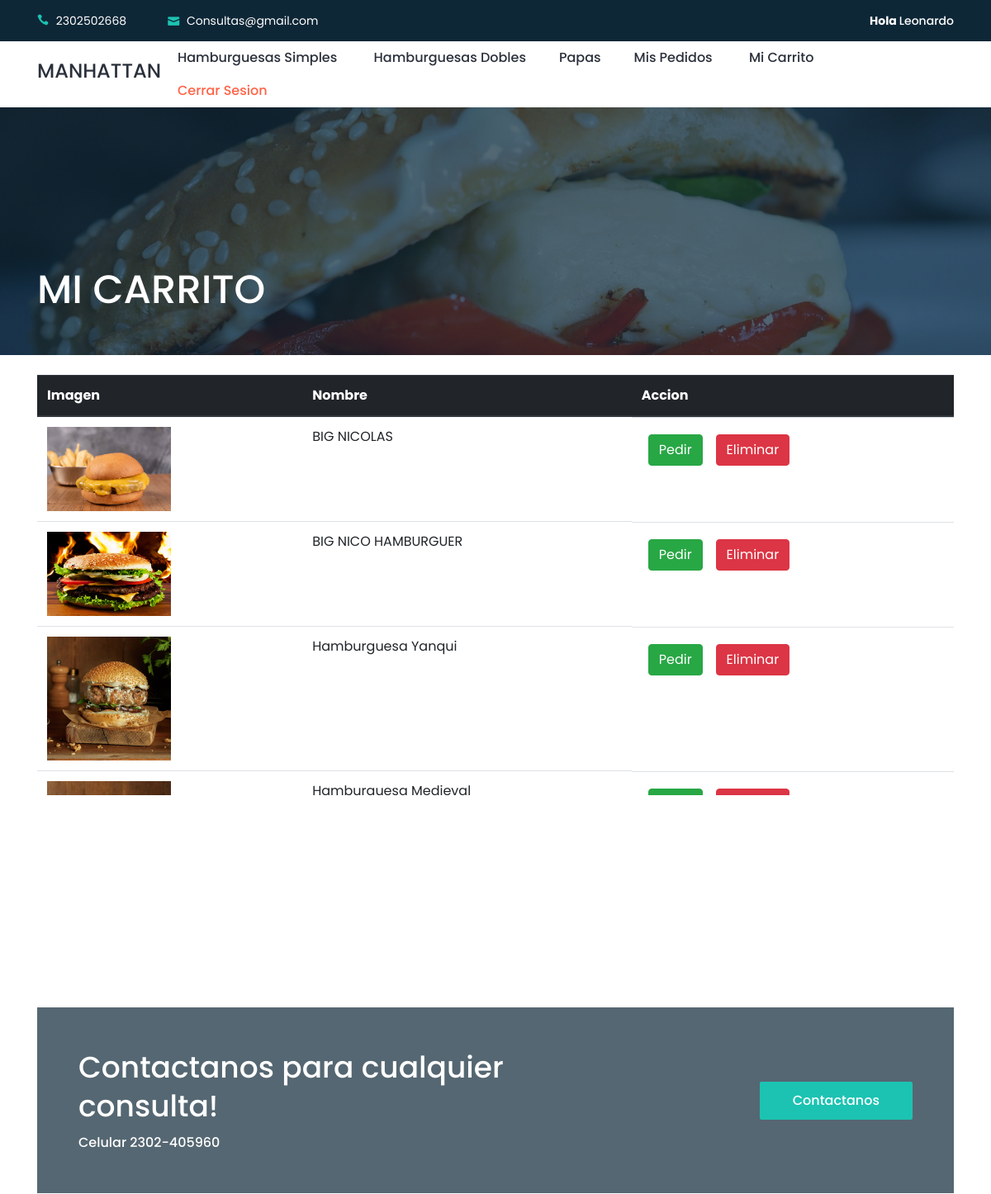
The app's page /carrito/ (signed in, upper part), older data.
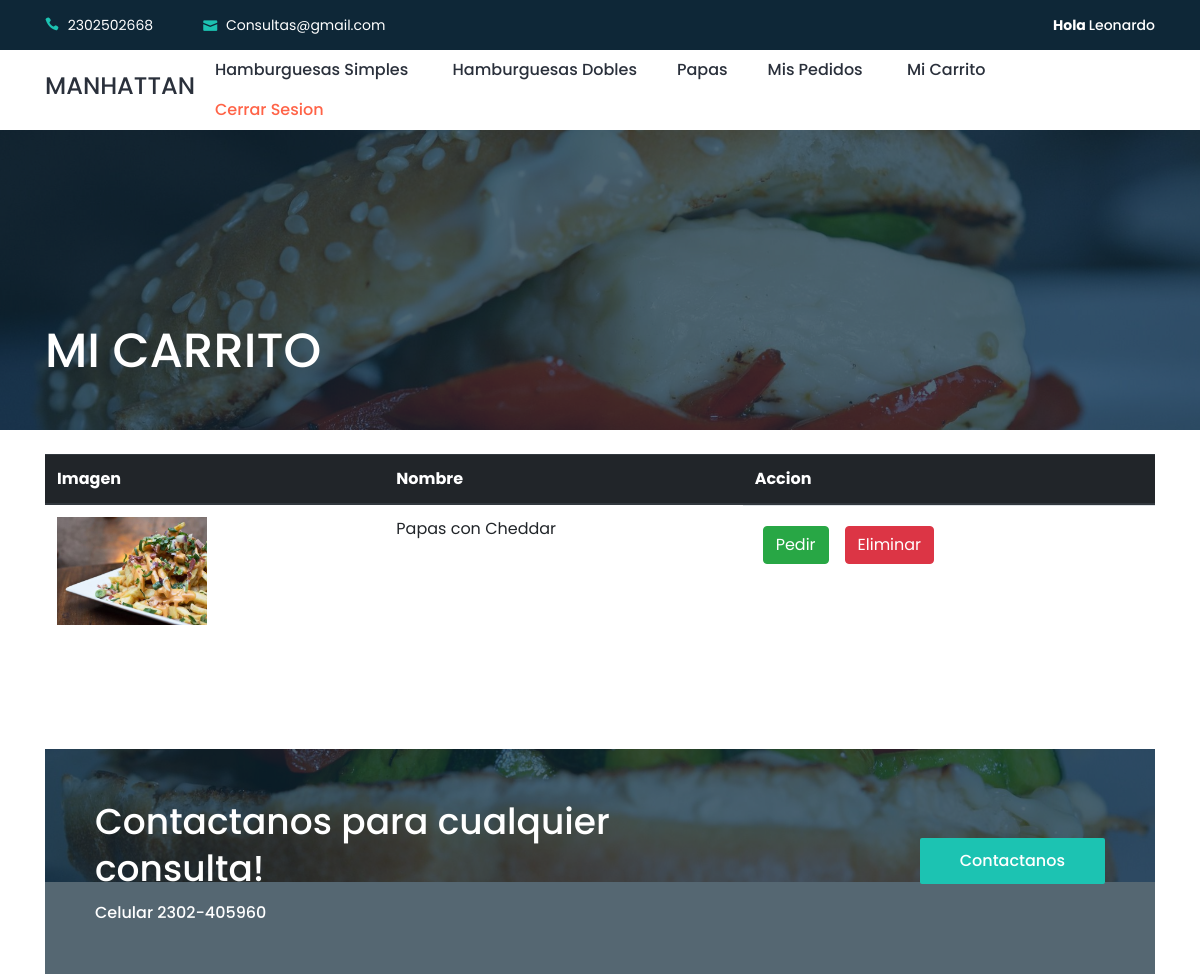
The same page, newer data.
### app_hamburguesa/models.py (models this page shows, shortened)
class carrito(models.Model):
    productoC=models.ForeignKey(producto, on_delete=models.CASCADE,blank=True, null=True)
    clienteC=models.ForeignKey(cliente, on_delete=models.CASCADE,blank=True, null=True)

class producto(models.Model):
    nombre = models.CharField(max_length=100,blank=True, null=True)
    descripcion= models.CharField(max_length=200,blank=True, null=True)
    precio = models.FloatField(blank=True, null=True)
    stock = models.IntegerField(blank=True, null=True)
    tipo = models.CharField(max_length=50,blank=True, null=True)
    aderezo=models.ManyToManyField(aderezo,blank=True,null=True)
    imagen = models.ImageField( #es un archivo multimedia, solo guarda la ruta
    upload_to='productos',#donde lo voy a subir,
    blank=True,
    null=True #https://docs.djangoproject.com/en/2.2/ref/models/fields/#null
    )

### app_hamburguesa/views.py (the view)
# urls.py: url(r'^carrito/', carritos , name="carrito"),
def carritos(request):
	cli=cliente.objects.get(email=request.user.email)
	c=carrito.objects.filter(clienteC=cli)
	return render(request,"carrito.html",{"carrito":c})

### app_hamburguesa/templates/carrito.html (shortened to what this page needs)
{% extends "index.html" %}
{% load  staticfiles %}
    {% block head %}
    <div class="breadcrumb-area bg-img bg-overlay jarallax" style="background-image: url({% static 'img/bg-img/h5.jpg'%});">
        <div class="container h-100">
            <div class="row h-100 align-items-end">
                <div class="col-12">
                    <div class="breadcrumb-content d-flex align-items-center justify-content-between pb-5">
                        <h2 class="room-title">MI CARRITO</h2>
                    </div>
                </div>
            </div>
        </div>
    </div>
    {% endblock %}
    {% block contenedor %}
    <div class="roberto-rooms-area">
        <div class="container">
            <div class="row">
                {% if carrito %}
                  <div class="table-responsive">
                        <table class="table">
                                <thead class="thead-dark">
                                    <tr>
                                      <th>Imagen</th>
                                      <th>Nombre</th>
                                      <th>Accion</th>
                                    </tr>
                                  </thead>
                                <tbody>
                {% for p in carrito %}
                         <tr id="{{p.pk}}">
                             <td>   <div class="post-thumb">
                                        <img src="{{p.productoC.imagen.url}}"  alt="" width="150" height="150" >
                                    </div>
                                </td>
                                <td>{{p.productoC.nombre}}<br>
                                </td>
                                <td class="d-flex">
                                    <div class="p-2"><a href="#" id="{{p.productoC.pk}}" onclick="generarPedido(this.id)" class="btn btn-success">Pedir</a></div>
                                    <div class="p-2"><a href="#" id="{{p.productoC.pk}}" onclick="eliminardelcarrito(this.id)" class="btn btn-danger">Eliminar</a></div>
                                </td>
                         </tr>
                {%endfor%}
                            </tbody>
                        </table>
            </div>
            {%else%}
            <h3 class="center-text" style="margin-top:3%;">No hay elementos en el carrito</h3>
            {%endif%}
        </div>
    </div>
</div>
      {%endblock%}

### app_hamburguesa/templates/index.html (shortened to what this page needs)
{% load  staticfiles %}
<!DOCTYPE html>
<html lang="en">
<head>
     <link rel="stylesheet" href="{% static 'Lobibox.min.css'%}"/>
    <link rel="stylesheet" href="{% static 'style.css' %}">
</head>
<body>
    <header class="header-area">
        <div class="search-form d-flex align-items-center">
            <div class="container">
                <form action="index.html" method="get">
                    <button type="submit"></button>
                </form>
            </div>
        </div>
        <div class="top-header-area">
            <div class="container">
                <div class="row">
                    <div class="col-6">
                        <div class="top-header-content">
                            <a href="https://wa.me/5492302502668"><i class="icon_phone"></i> <span>2302502668</span></a>
                            <a href="#"><i class="icon_mail"></i> <span>Consultas@gmail.com</span></a>
                        </div>
                    </div>
                    <div class="col-6">
                        <div class="top-header-content">
                            <div class="top-social-area ml-auto">
                                {% if request.user.is_authenticated %}
                                <a href="#"><strong>Hola  </strong>{{request.user.first_name}}</a>
                                {%endif%}
                            </div>
                        </div>
                    </div>
                </div>
            </div>
        </div>
        <div class="main-header-area">
            <div class="classy-nav-container breakpoint-off">
                <div class="container">
                    <nav class="classy-navbar justify-content-between" id="robertoNav">
                        <a href="{% url "principal" %}"><h4>MANHATTAN</h4></a>
                        <div class="classy-menu">
                            <div class="classynav">
                                <ul id="nav">
                                    <li class="active"><a href="{% url "simple" %}">Hamburguesas Simples</a></li>
                                     <li><a href="{% url "doble" %}">Hamburguesas Dobles</a>
                                    <li><a href="{% url "papas" %}">Papas</a>
                                    {% if not request.user.is_authenticated %}
                                    <li><a href="#" data-toggle="modal"  data-target="#modal1">Registrarse | Iniciar Sesion</a>
                                    {%else%}
                                    <li><a href="{% url "pedidos" %}">Mis pedidos</a></li>
                                    <li><a href="{% url "carrito" %}">Mi Carrito</a></li>
                                    <li><a href="{% url "cerrarsesion" %}" style="color:tomato">Cerrar Sesion</a>
                                     {%endif%}
                                </ul>
                            </div>
                        </div>
                    </nav>
                </div>
            </div>
        </div>
    </header>
    {% block head %}{%endblock%}
<br>
  <section class="roberto-service-area ">
        <div class="container">
             {%block contenedor %}{% endblock %}
        </div>
    </section>
                     <br>
    <br><br>
    <br>
    <section class="roberto-cta-area">
        <div class="container">
            <div class="cta-content bg-img bg-overlay jarallax" style="background-image: url({% static 'img/bg-img/h5.jpg' %});">
                <div class="row align-items-center">
                    <div class="col-12 col-md-7">
                        <div class="cta-text mb-50">
                            <h2>Contactanos para cualquier consulta!</h2>
                            <h6>Celular 2302-405960</h6>
                        </div>
                    </div>
                    <div class="col-12 col-md-5 text-right">
                        <a href="https://wa.me/5492302502668" class="btn roberto-btn mb-50">Contactanos</a>
                    </div>
                </div>
            </div>
        </div>
    </section>
 <br>
 <br>
</body>
</html>

### app_hamburguesa/static/style.css (style rules this page uses)
* { margin: 0; padding: 0; }
body { font-family: "Poppins", sans-serif; font-weight: 400; font-size: 16px; position: relative; z-index: auto; }
h1, h2, h3, h4, h5, h6 { font-family: "Poppins", sans-serif; color: #2a303b; line-height: 1.3; font-weight: 500; }
a, a:active, a:focus, a:hover { color: #2a303b; text-decoration: none; -webkit-transition-duration: 500ms; -o-transition-duration: 500ms; transition-duration: 500ms; outline: none; font-weight: 500; }
li { list-style: none; }
img { max-width: 100%; height: auto; }
ul { margin: 0; padding: 0; }
ul li { margin: 0; padding: 0; }
.bg-overlay { position: relative; z-index: 1; }
.bg-overlay::after { position: absolute; content: ""; height: 100%; width: 100%; top: 0; left: 0; z-index: -1; background-color: rgba(14, 39, 55, 0.7); }
.bg-img { background-position: center center !important; background-size: cover !important; background-repeat: no-repeat !important; }
.jarallax { position: relative; z-index: 0; }
.mb-50 { margin-bottom: 50px; }
.roberto-btn { position: relative; z-index: 1; min-width: 150px; height: 46px; line-height: 46px; font-size: 16px; font-weight: 500; display: inline-block; padding: 0 40px; text-align: center; text-transform: capitalize; background-color: #1cc3b2; color: #ffffff; border: none; border-radius: 2px; -webkit-transition-duration: 500ms; -o-transition-duration: 500ms; transition-duration: 500ms; }
.header-area { position: relative; z-index: 100; width: 100%; -webkit-transition-duration: 500ms; -o-transition-duration: 500ms; transition-duration: 500ms; background-color: #1cc3b2; }
.header-area .search-form { -webkit-transition-duration: 350ms; -o-transition-duration: 350ms; transition-duration: 350ms; transition-timing-function: ease-in; position: relative; z-index: 1; width: 100%; height: 0; background-color: #1cc3b2; }
.header-area .search-form form { position: relative; z-index: 1; }
.header-area .search-form form button { position: absolute; width: 60px; height: 60px; top: 0; right: 0; z-index: 10; border: none; background-color: transparent; cursor: pointer; font-size: 18px; color: #ffffff; text-align: right; }
.top-header-area { position: relative; z-index: 1; width: 100%; height: 50px; background-color: #0e2737; }
.top-header-area .top-header-content { display: -webkit-box; display: -ms-flexbox; display: flex; -webkit-box-align: center; -ms-flex-align: center; align-items: center; }
.top-header-area .top-header-content > a { color: #ffffff; font-size: 14px; font-weight: 400; line-height: 50px; display: inline-block; margin-right: 50px; }
.top-header-area .top-header-content > a:last-child { margin-right: 0; }
.top-header-area .top-header-content > a i { padding-right: 5px; color: #1cc3b2; }
.top-header-area .top-header-content .top-social-area a { display: inline-block; margin-right: 30px; color: #ffffff; line-height: 50px; font-size: 14px; }
.top-header-area .top-header-content .top-social-area a:last-child { margin-right: 0; }
.classy-nav-container { background-color: transparent; padding: 0; }
.classy-nav-container .classy-navbar { -webkit-transition-duration: 500ms; -o-transition-duration: 500ms; transition-duration: 500ms; height: 80px; padding: 0; }
.classy-nav-container .classy-navbar .classynav ul li a { font-size: 16px; text-transform: capitalize; color: #2a303b; font-weight: 500; padding: 0 20px; }
.classynav ul li.active a { position: relative; z-index: 1; }
.classynav ul li.active a::before { width: 80%; height: 2px; background-color: #ffffff; position: absolute; bottom: 0; left: 10%; z-index: 1; content: ''; }
.main-header-area { position: relative; z-index: 1; background-color: #ffffff; }
.roberto-cta-area { position: relative; z-index: 1; }
.roberto-cta-area .cta-content { padding-top: 50px; padding-left: 50px; padding-right: 50px; }
.roberto-cta-area .cta-text h2 { color: #ffffff; font-size: 36px; margin-bottom: 10px; }
.roberto-cta-area .cta-text h6 { margin-bottom: 0; color: #ffffff; }
.roberto-service-area { position: relative; z-index: 1; }
.breadcrumb-area { position: relative; z-index: 1; height: 300px; }
.breadcrumb-area .room-title { font-size: 48px; color: #ffffff; margin-bottom: 0; }
.breadcrumb-content { position: relative; z-index: 1; }

Row changes from the older to the newer data that the page shows:
removed carrito: productoC.imagen (picture), productoC.nombre "BIG NICOLAS"
removed carrito: productoC.imagen (picture), productoC.nombre "BIG NICO HAMBURGUER"
removed carrito: productoC.imagen (picture), productoC.nombre "Hamburguesa Yanqui"
removed carrito: productoC.imagen (picture), productoC.nombre "Hamburguesa Medieval"
added carrito: productoC.imagen (picture), productoC.nombre "Papas con Cheddar"
